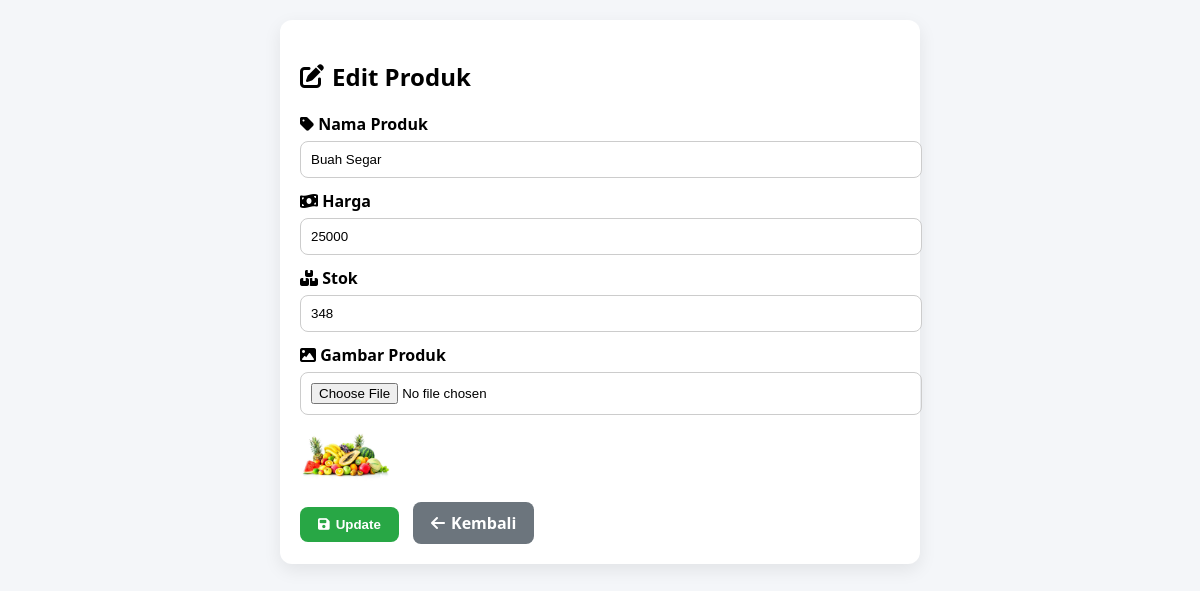
Screenshot of /admin/produk_edit.php?id=1 with the database file from the repository.
### tables this page shows
CREATE TABLE `produk` (
  `id` int(11) NOT NULL,
  `nama` varchar(100) DEFAULT NULL,
  `harga` int(11) DEFAULT NULL,
  `stok` int(11) NOT NULL DEFAULT 0,
  `gambar` varchar(200) DEFAULT NULL
);

### admin/produk_edit.php (the view, shortened to what this page needs)
<?php
include '../db.php';
$id = intval($_GET['id']);
$q = mysqli_query($conn, "SELECT * FROM produk WHERE id=$id LIMIT 1");
$data = mysqli_fetch_assoc($q);
?>
<!DOCTYPE html>
<html lang="id">
<head>
<link rel="stylesheet" href="https://cdnjs.cloudflare.com/ajax/libs/font-awesome/6.4.0/css/all.min.css">
</head>
<body>
<div class="card">
  <h2><i class="fas fa-pen-to-square"></i> Edit Produk</h2>
  <form method="post" enctype="multipart/form-data">
    <div class="form-group">
      <label><i class="fas fa-tag"></i> Nama Produk</label>
      <input type="text" name="nama" value="<?= htmlspecialchars($data['nama']) ?>" required>
    </div>
    <div class="form-group">
      <label><i class="fas fa-money-bill-wave"></i> Harga</label>
      <input type="number" name="harga" value="<?= $data['harga'] ?>" required>
    </div>
    <div class="form-group">
      <label><i class="fas fa-boxes"></i> Stok</label>
      <input type="number" name="stok" value="<?= $data['stok'] ?>" required>
    </div>
    <div class="form-group">
      <label><i class="fas fa-image"></i> Gambar Produk</label>
      <input type="file" name="gambar">
      <?php if($data['gambar']) { ?>
        <img src="../<?= $data['gambar'] ?>" alt="gambar produk" height="60">
      <?php } ?>
    </div>
    <button type="submit" name="update" class="btn"><i class="fas fa-save"></i> Update</button>
    <a href="beranda.php?page=produk" class="btn btn-cancel"><i class="fas fa-arrow-left"></i> Kembali</a>
  </form>
</div>
</body>
</html>

### admin/produk_edit.php (style rules this page uses)
body { font-family:'Segoe UI',sans-serif; background:#f4f6f9; margin:0; padding:20px; }
.card { background:#fff; padding:20px; border-radius:12px; box-shadow:0 6px 18px rgba(0,0,0,0.08); max-width:600px; margin:0 auto; }
h2 { margin-bottom:20px; display:flex; align-items:center; gap:8px; }
.form-group { margin-bottom:12px; }
label { display:block; font-weight:600; margin-bottom:6px; }
input[type=text], input[type=number], input[type=file] { width:100%; padding:10px; border:1px solid #ccc; border-radius:8px; transition:.2s; }
img { margin-top:10px; border-radius:6px; }
.btn { background:#28a745; border:none; padding:10px 18px; border-radius:8px; color:#fff; font-weight:600; cursor:pointer; transition:.2s; display:inline-flex; align-items:center; gap:6px; text-decoration:none; }
.btn-cancel { background:#6c757d; margin-left:10px; }

### rows the page displays
produk: nama "Buah Segar", harga "25000", stok "348", gambar (picture)
